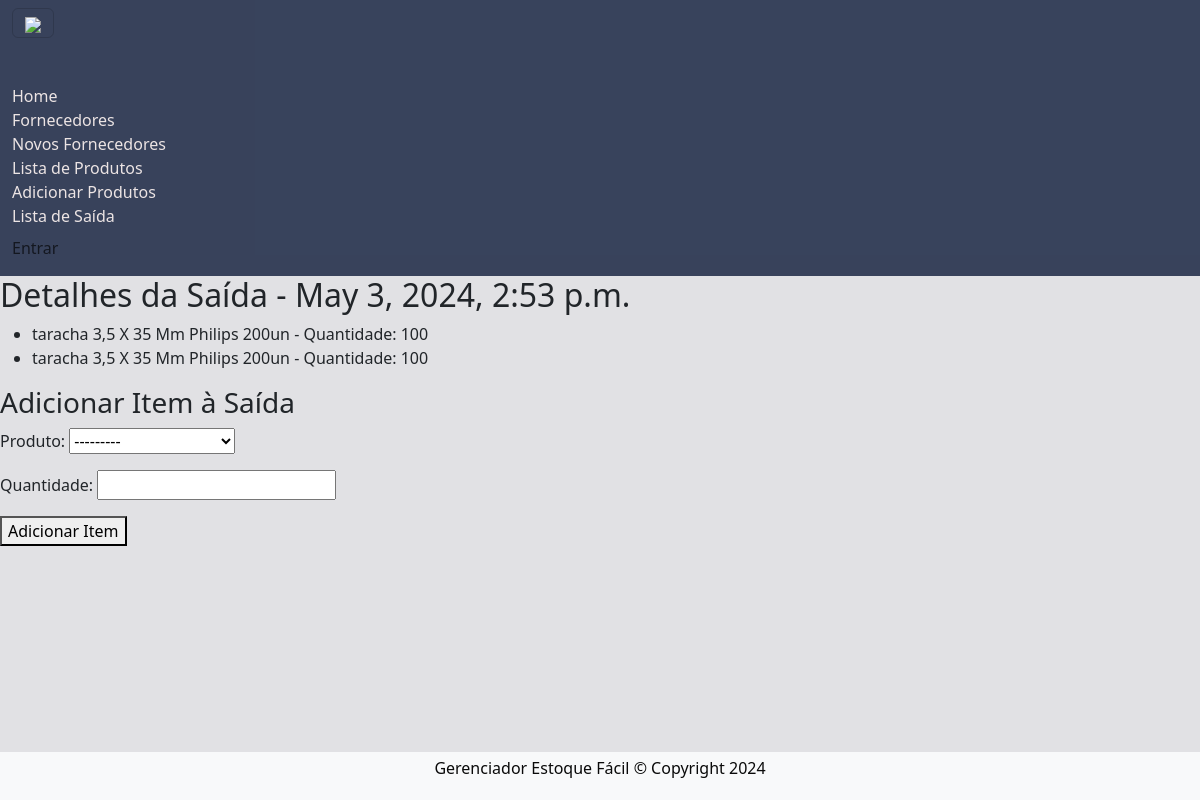
The app's page /detalhes_saida/16/, older data.
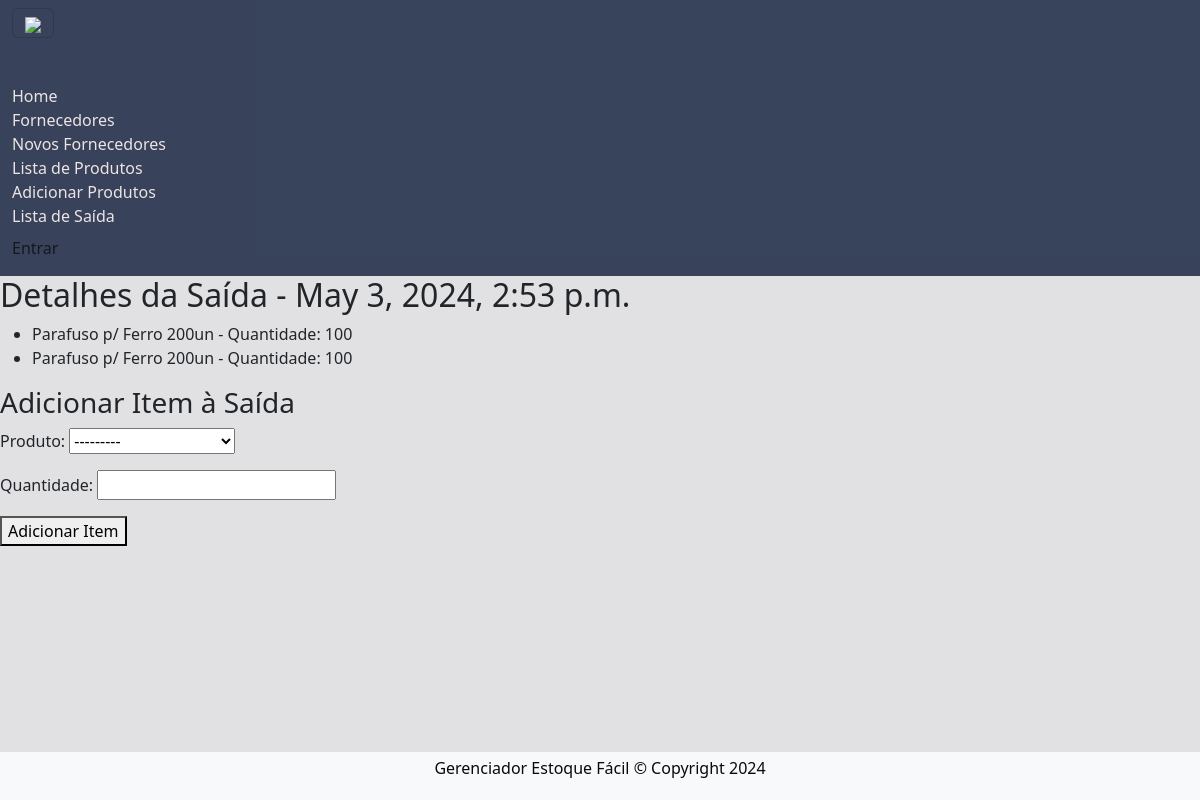
The same page, newer data.
### projetointegradors/models.py (models this page shows, shortened)
class ItemSaida(models.Model):
    saida = models.ForeignKey(Saida, on_delete=models.CASCADE, related_name='itens')
    produto = models.ForeignKey(Produto, on_delete=models.CASCADE)
    quantidade = models.IntegerField()

class Produto(models.Model):
    categoria = models.CharField(
        max_length=255,
        null=False,
        blank=False
    )
    nome = models.CharField(
        max_length=255,
        null=False,
        blank=False
    )
    modelo = models.CharField(
        max_length=255,
        null=True,
        blank=True
    )
    marca = models.CharField(
        max_length=255,
        null=False,
        blank=False,
        default='Sem Marca'
    )
    codigo = models.CharField(
        max_length=20,
        null=False,
        blank=False,
        unique=True)
    existente = models.IntegerField(
        default=0,
        null=False,
        blank=False
    )
    sku = models.CharField(
        max_length=20,
        null=False,
        blank=False,
        unique=True
    )
    preco = models.DecimalField(
        max_digits=10,
        decimal_places=2,
        null=False,
        blank=False
    )
    quantidade = models.IntegerField()

### projetointegradors/views.py (the view)
# urls.py: path('detalhes_saida/<int:pk>/', views.detalhes_saida, name='detalhes_saida'),
def detalhes_saida(request, pk):
    saida = Saida.objects.get(pk=pk)
    if request.method == 'POST':
        form = ItemSaidaForm(request.POST)
        if form.is_valid():
            item_saida = form.save(commit=False)
            item_saida.saida = saida
            item_saida.save()
            return redirect('detalhes_saida', pk=pk)
    else:
        form = ItemSaidaForm()
    return render(request, 'projetointegrador/detalhes_saida.html', {'saida': saida, 'form': form})

### projetointegradors/forms.py
class ItemSaidaForm(forms.ModelForm):
    class Meta:
        model = ItemSaida
        fields = ['produto', 'quantidade']

### projetointegradors/templates/projetointegrador/detalhes_saida.html (shortened to what this page needs)
{% extends 'projetointegrador/base.html' %}
{% block content %}
<h2>Detalhes da Saída - {{ saida.data_saida }}</h2>
<ul>
{% for item in saida.itens.all %}
    <li>{{ item.produto.nome }} - Quantidade: {{ item.quantidade }}</li>
{% empty %}
    <li>Nenhum item nesta saída.</li>
{% endfor %}
</ul>
<h3>Adicionar Item à Saída</h3>
<form method="post">
    {{ form.as_p }}
    <button type="submit">Adicionar Item</button>
</form>
{% endblock content %}

Row changes from the older to the newer data that the page shows:
changed through a linked row, ItemSaida (number 1 of 2 on the later page): produto.nome "taracha 3,5 X 35 Mm Philips 200un" → "Parafuso p/ Ferro 200un"
changed through a linked row, ItemSaida (number 2 of 2 on the later page): produto.nome "taracha 3,5 X 35 Mm Philips 200un" → "Parafuso p/ Ferro 200un"
